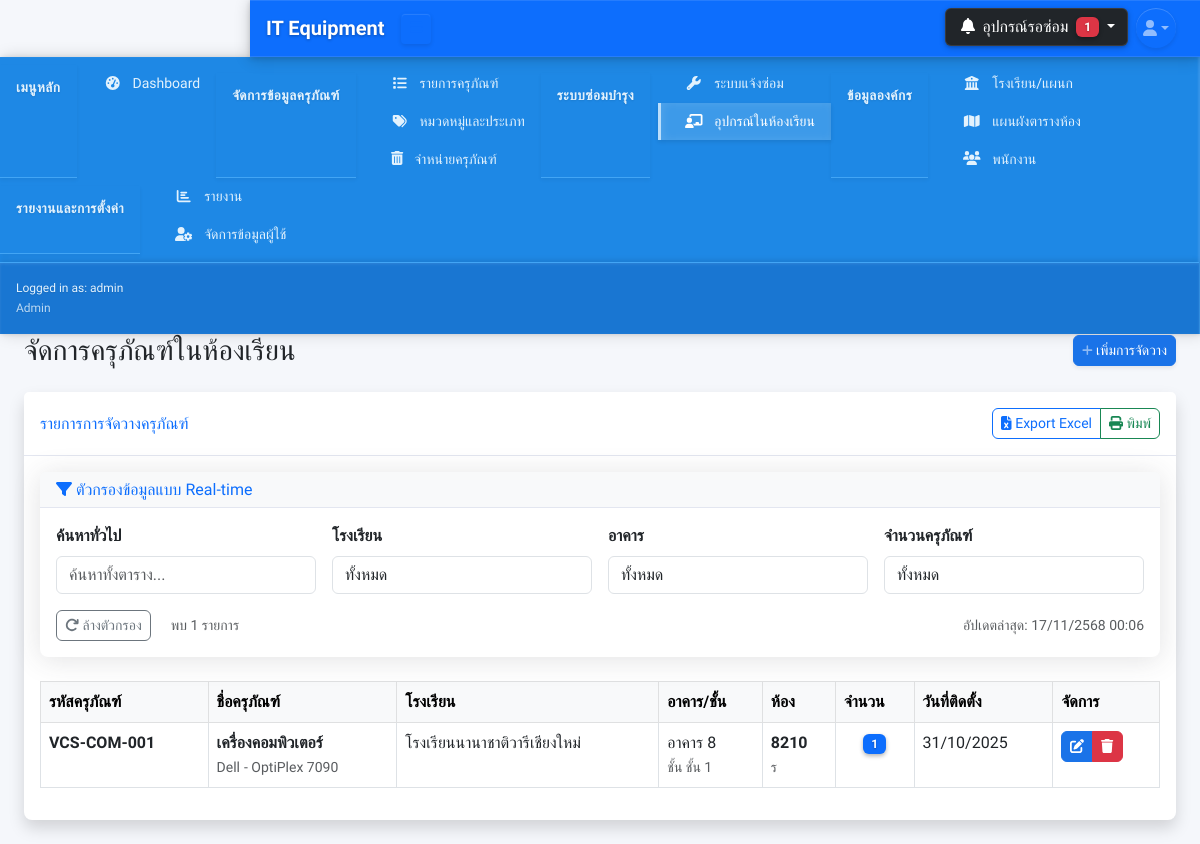
The page /equipment_classroom.php (signed in) on the database its author committed.
### tables this page shows
CREATE TABLE IF NOT EXISTS equipment_classroom (
    id INT AUTO_INCREMENT PRIMARY KEY COMMENT 'รหัสการจัดวาง (Primary Key)',
    equipment_code VARCHAR(50) NOT NULL COMMENT 'รหัสครุภัณฑ์สำหรับอ้างอิง',
    school_name VARCHAR(255) NOT NULL COMMENT 'ชื่อโรงเรียนที่ตั้ง',
    building_name VARCHAR(255) NOT NULL COMMENT 'ชื่ออาคารที่ตั้ง',
    floor_level VARCHAR(100) NOT NULL COMMENT 'ชั้นที่ตั้ง',
    room_number VARCHAR(100) NOT NULL COMMENT 'หมายเลขห้อง',
    room_name VARCHAR(255) COMMENT 'ชื่อห้อง',
    equipment_quantity INT NOT NULL DEFAULT 1 COMMENT 'จำนวนครุภัณฑ์ในห้อง',
    installation_date DATE COMMENT 'วันที่ติดตั้ง',
    placement_notes TEXT COMMENT 'หมายเหตุการจัดวาง',
    created_at TIMESTAMP DEFAULT CURRENT_TIMESTAMP COMMENT 'วันที่สร้างบันทึก',
    updated_at TIMESTAMP DEFAULT CURRENT_TIMESTAMP ON UPDATE CURRENT_TIMESTAMP COMMENT 'วันที่แก้ไขล่าสุด',    
    FOREIGN KEY (equipment_code) REFERENCES equipment(equipment_code) ON DELETE CASCADE , 
    INDEX idx_location (school_name, building_name, floor_level) COMMENT 'ดัชนีสำหรับค้นหาตามสถานที่ตั้ง'
);

CREATE TABLE IF NOT EXISTS equipment (
    id INT AUTO_INCREMENT PRIMARY KEY COMMENT 'รหัสครุภัณฑ์ (Primary Key)',
    equipment_code VARCHAR(50) NOT NULL UNIQUE COMMENT 'รหัสครุภัณฑ์สำหรับอ้างอิง',
    equipment_name VARCHAR(200) NOT NULL COMMENT 'ชื่อครุภัณฑ์',
    category_id INT COMMENT 'รหัสหมวดหมู่หลัก (Foreign Key)',
    subcategory_id INT COMMENT 'รหัสหมวดหมู่ย่อย (Foreign Key)',
    brand_name VARCHAR(100) COMMENT 'ยี่ห้อครุภัณฑ์',
    model_name VARCHAR(100) COMMENT 'รุ่นครุภัณฑ์',
    serial_number VARCHAR(100) COMMENT 'หมายเลขซีเรียล',
    purchase_date DATE COMMENT 'วันที่จัดซื้อ',
    warranty_expiry_date DATE COMMENT 'วันที่หมดประกัน',
    purchase_price DECIMAL(10,2) DEFAULT 0 COMMENT 'ราคาจัดซื้อ',
    supplier_name VARCHAR(200) COMMENT 'ชื่อผู้จัดจำหน่าย',
    equipment_status VARCHAR(50) DEFAULT 'ใหม่' COMMENT 'สถานะครุภัณฑ์',
    location_school VARCHAR(200) COMMENT 'โรงเรียนที่ตั้ง',
    location_building VARCHAR(100) COMMENT 'ตึก/อาคารที่ตั้ง',
    location_floor VARCHAR(50) COMMENT 'ชั้นที่ตั้ง',
    location_room VARCHAR(100) COMMENT 'ห้องที่ตั้ง',
    responsible_person VARCHAR(100) COMMENT 'ผู้รับผิดชอบครุภัณฑ์',
    notes TEXT COMMENT 'หมายเหตุเพิ่มเติม',
    image_path VARCHAR(255) COMMENT 'เส้นทางเก็บรูปภาพ',
    created_at TIMESTAMP DEFAULT CURRENT_TIMESTAMP COMMENT 'วันที่สร้างบันทึก',
    updated_at TIMESTAMP DEFAULT CURRENT_TIMESTAMP ON UPDATE CURRENT_TIMESTAMP COMMENT 'วันที่แก้ไขล่าสุด',
    FOREIGN KEY (category_id) REFERENCES equipment_categories(id) ON DELETE SET NULL,
    FOREIGN KEY (subcategory_id) REFERENCES equipment_subcategories(id) ON DELETE SET NULL,
    INDEX idx_equipment_code (equipment_code),
    INDEX idx_category_id (category_id),
    INDEX idx_equipment_status (equipment_status),
    INDEX idx_location (location_school, location_building, location_floor, location_room),
    INDEX idx_purchase_date (purchase_date)
);

### equipment_classroom.php (the view, shortened to what the rows shown need)
<?php
require_once 'includes/header.php';
$action = $_GET['action'] ?? 'list';
$id = $_GET['id'] ?? 0;
$equipment_data = [];
try {
    $has_departments = true;
} catch (PDOException $e) {
    $has_departments = false;
}
$query = "SELECT ec.*, e.equipment_name, e.brand_name, e.model_name
          FROM equipment_classroom ec
          LEFT JOIN equipment e ON ec.equipment_code = e.equipment_code
          WHERE 1=1";
$params = [];
$query .= " ORDER BY ec.school_name, ec.building_name, ec.floor_level, ec.room_number";
$stmt = $db->prepare($query);
$stmt->execute($params);
$equipment_list = $stmt->fetchAll(PDO::FETCH_ASSOC);
try {
    if ($has_departments) {
        $school_query = $db->query("SELECT DISTINCT school_name FROM departments ORDER BY school_name");
        $school_list = $school_query->fetchAll(PDO::FETCH_ASSOC);
    } else {
        $school_query = $db->query("SELECT DISTINCT school_name FROM equipment_classroom ORDER BY school_name");
        $school_list = $school_query->fetchAll(PDO::FETCH_ASSOC);
    }
} catch (PDOException $e) {
    $school_list = [];
    $_SESSION['error'] = "ไม่สามารถโหลดข้อมูลโรงเรียนได้: " . $e->getMessage();
}
$equipment_query = $db->query("SELECT equipment_code, equipment_name, brand_name, model_name FROM equipment ORDER BY equipment_name");
$equipment_options = $equipment_query->fetchAll(PDO::FETCH_ASSOC);
?>
<?php
include 'includes/sidebar.php';
?>
<div id="layoutSidenav_content">
<main >
    <div class="container-fluid px-4">
    <div class="d-sm-flex align-items-center justify-content-between mb-4">
        <h1 class="h3 mb-0 text-gray-800">
            <?php
            if ($action == 'edit') echo "แก้ไขการจัดวางครุภัณฑ์";
            else echo "จัดการครุภัณฑ์ในห้องเรียน";
            ?>
        </h1>
    </div>
    <?php if ($action == 'edit'): ?>
        <div class="card shadow mb-4">
            <div class="card-header py-3">
                <h6 class="m-0 font-weight-bold text-primary">ข้อมูลการจัดวางครุภัณฑ์</h6>
            </div>
            <div class="card-body">
                <form method="POST" id="editForm">
                    <input type="hidden" name="action" value="edit">
                    <input type="hidden" name="id" value="<?php echo $id; ?>">
                    <div class="row">
                        <div class="col-md-6">
                            <div class="mb-3">
                                <label class="form-label">รหัสครุภัณฑ์ <span class="text-danger">*</span></label>
                                <select class="form-control" name="equipment_code" id="equipment_code" required>
                                    <option value="">-- เลือกครุภัณฑ์ --</option>
                                    <?php foreach($equipment_options as $equip): ?>
                                        <option value="<?php echo htmlspecialchars($equip['equipment_code']); ?>"
                                                <?php echo ($equipment_data['equipment_code'] ?? '') == $equip['equipment_code'] ? 'selected' : ''; ?>>
                                            <?php echo htmlspecialchars($equip['equipment_code'] . ' - ' . $equip['equipment_name']); ?>
                                            <?php if (!empty($equip['brand_name'])): ?>
                                                (<?php echo htmlspecialchars($equip['brand_name']); ?>)
                                            <?php endif; ?>
                                        </option>
                                    <?php endforeach; ?>
                                </select>
                            </div>
                        </div>
                        <div class="col-md-6">
                            <div class="mb-3">
                                <label class="form-label">โรงเรียน <span class="text-danger">*</span></label>
                                <select class="form-control" name="school_name" id="school_name" required onchange="updateBuildingsAndFloors()">
                                    <option value="">-- เลือกโรงเรียน --</option>
                                    <?php foreach($school_list as $school): ?>
                                        <option value="<?php echo htmlspecialchars($school['school_name']); ?>"
                                                <?php echo ($equipment_data['school_name'] ?? '') == $school['school_name'] ? 'selected' : ''; ?>>
                                            <?php echo htmlspecialchars($school['school_name']); ?>
                                        </option>
                                    <?php endforeach; ?>
                                </select>
                            </div>
                        </div>
                    </div>
                    <div class="row">
                        <div class="col-md-6">
                            <div class="mb-3">
                                <label class="form-label">อาคาร <span class="text-danger">*</span></label>
                                <select class="form-control" name="building_name" id="building_name" required onchange="updateFloors()">
                                    <option value="">-- เลือกอาคาร --</option>
                                </select>
                            </div>
                        </div>
                        <div class="col-md-6">
                            <div class="mb-3">
                                <label class="form-label">ชั้น <span class="text-danger">*</span></label>
                                <select class="form-control" name="floor_level" id="floor_level" required>
                                    <option value="">-- เลือกชั้น --</option>
                                </select>
                            </div>
                        </div>
                    </div>
                    <div class="row">
                        <div class="col-md-4">
                            <div class="mb-3">
                                <label class="form-label">หมายเลขห้อง <span class="text-danger">*</span></label>
                                <input type="text" class="form-control" name="room_number"
                                       value="<?php echo htmlspecialchars($equipment_data['room_number'] ?? ''); ?>" required>
                            </div>
                        </div>
                        <div class="col-md-4">
                            <div class="mb-3">
                                <label class="form-label">ชื่อห้อง</label>
                                <input type="text" class="form-control" name="room_name"
                                       value="<?php echo htmlspecialchars($equipment_data['room_name'] ?? ''); ?>">
                            </div>
                        </div>
                        <div class="col-md-4">
                            <div class="mb-3">
                                <label class="form-label">จำนวนครุภัณฑ์ <span class="text-danger">*</span></label>
                                <input type="number" class="form-control" name="equipment_quantity" min="1"
                                       value="<?php echo $equipment_data['equipment_quantity'] ?? 1; ?>" required>
                            </div>
                        </div>
                    </div>
                    <div class="row">
                        <div class="col-md-6">
                            <div class="mb-3">
                                <label class="form-label">วันที่ติดตั้ง</label>
                                <input type="date" class="form-control" name="installation_date"
                                       value="<?php echo $equipment_data['installation_date'] ?? ''; ?>">
                            </div>
                        </div>
                        <div class="col-md-6">
                            <div class="mb-3">
                                <label class="form-label">วันที่บันทึก</label>
                                <input type="text" class="form-control"
                                       value="<?php echo isset($equipment_data['created_at']) ? date('d/m/Y H:i', strtotime($equipment_data['created_at'])) : date('d/m/Y H:i'); ?>" readonly>
                            </div>
                        </div>
                    </div>
                    <div class="mb-3">
                        <label class="form-label">หมายเหตุการจัดวาง</label>
                        <textarea class="form-control" name="placement_notes" rows="3"><?php echo htmlspecialchars($equipment_data['placement_notes'] ?? ''); ?></textarea>
                    </div>
                    <div class="d-flex justify-content-between">
                        <a href="equipment_classroom.php" class="btn btn-secondary">ยกเลิก</a>
                        <button type="submit" class="btn btn-primary">
                            <i class="fas fa-save"></i> อัพเดท
                        </button>
                    </div>
                </form>
            </div>
        </div>
    <?php else: ?>
        <div class="card shadow mb-4">
            <div class="card-body">
                <div class="table-responsive">
                    <table class="table table-bordered table-hover" id="equipmentTable" width="100%" cellspacing="0">
                        <thead class="table-light">
                            <tr>
                                <th>รหัสครุภัณฑ์</th>
                                <th>ชื่อครุภัณฑ์</th>
                                <th>โรงเรียน</th>
                                <th>อาคาร/ชั้น</th>
                                <th>ห้อง</th>
                                <th>จำนวน</th>
                                <th>วันที่ติดตั้ง</th>
                                <th>จัดการ</th>
                            </tr>
                        </thead>
                        <tbody>
                            <?php if (count($equipment_list) > 0): ?>
                                <?php foreach($equipment_list as $item): ?>
                                <tr>
                                    <td class="fw-bold"><?php echo htmlspecialchars($item['equipment_code']); ?></td>
                                    <td>
                                        <div class="fw-bold"><?php echo htmlspecialchars($item['equipment_name'] ?? '-'); ?></div>
                                        <?php if (!empty($item['brand_name'])): ?>
                                            <small class="text-muted"><?php echo htmlspecialchars($item['brand_name']); ?></small>
                                            <?php if (!empty($item['model_name'])): ?>
                                                <small class="text-muted"> - <?php echo htmlspecialchars($item['model_name']); ?></small>
                                            <?php endif; ?>
                                        <?php endif; ?>
                                    </td>
                                    <td><?php echo htmlspecialchars($item['school_name']); ?></td>
                                    <td>
                                        <div><?php echo htmlspecialchars($item['building_name']); ?></div>
                                        <small class="text-muted">ชั้น <?php echo htmlspecialchars($item['floor_level']); ?></small>
                                    </td>
                                    <td>
                                        <div class="fw-bold"><?php echo htmlspecialchars($item['room_number']); ?></div>
                                        <?php if (!empty($item['room_name'])): ?>
                                            <small class="text-muted"><?php echo htmlspecialchars($item['room_name']); ?></small>
                                        <?php endif; ?>
                                    </td>
                                    <td class="text-center">
                                        <span class="badge bg-primary"><?php echo $item['equipment_quantity']; ?></span>
                                    </td>
                                    <td>
                                        <?php echo !empty($item['installation_date']) ? date('d/m/Y', strtotime($item['installation_date'])) : '-'; ?>
                                    </td>
                                    <td>
                                        <div class="btn-group btn-group-sm">
                                            <a href="equipment_classroom.php?action=edit&id=<?php echo $item['id']; ?>"
                                               class="btn btn-primary" title="แก้ไข">
                                                <i class="fas fa-edit"></i>
                                            </a>
                                            <a href="equipment_classroom.php?action=delete&id=<?php echo $item['id']; ?>"
                                               class="btn btn-danger" title="ลบ"
                                               onclick="return confirm('คุณแน่ใจหรือไม่ที่จะลบข้อมูลนี้?')">
                                                <i class="fas fa-trash"></i>
                                            </a>
                                        </div>
                                    </td>
                                </tr>
                                <?php endforeach; ?>
                            <?php endif; ?>
                        </tbody>
                    </table>
                </div>
            </div>
        </div>
    <?php endif; ?>
</main>
<?php include 'includes/footer.php'; ?>

### rows shown on the page
equipment_classroom: equipment_code "VCS-COM-001", equipment.equipment_name "เครื่องคอมพิวเตอร์", equipment.brand_name "Dell", equipment.model_name "OptiPlex 7090", school_name "โรงเรียนนานาชาติวารีเชียงใหม่", building_name "อาคาร 8", floor_level "ชั้น 1", room_number "8210", room_name "ร", equipment_quantity "1", installation_date "31/10/2025"

### other values the page prints
$pending_count "1"
$_SESSION['username'] "admin"
$_SESSION['role'] "Admin"
